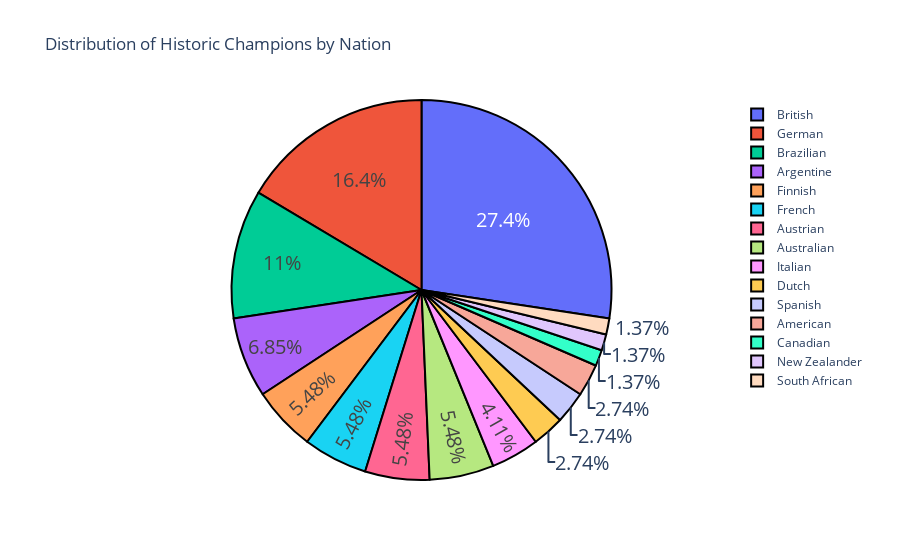

Notebook source saved alongside this figure:
### Code cell
# counting the number of times a nation ended in P1 and plotting a pie chart

champion_nations = champions.nationality.value_counts().to_frame()
fig = go.Figure(data=[go.Pie(labels=champion_nations.index, values=champion_nations['nationality'])])
fig.update_traces(textfont_size=20,
                  marker=dict(line=dict(color='#000000', width=2)))
fig.update_layout(
    title="Distribution of Historic Champions by Nation")
fig.show()

### Figure 1 — Plotly figure (JSON) as saved in the notebook; plotly's stock layout.template omitted (floating-point values rounded to 4 significant figures)
{"data": [{"labels": ["British", "German", "Brazilian", "Argentine", "Finnish", "French", "Austrian", "Australian", "Italian", "Dutch", "Spanish", "American", "Canadian", "New Zealander", "South African"], "marker": {"line": {"color": "#000000", "width": 2}}, "textfont": {"size": 20}, "type": "pie", "values": [20, 12, 8, 5, 4, 4, 4, 4, 3, 2, 2, 2, 1, 1, 1]}], "layout": {"title": {"text": "Distribution of Historic Champions by Nation"}}}
